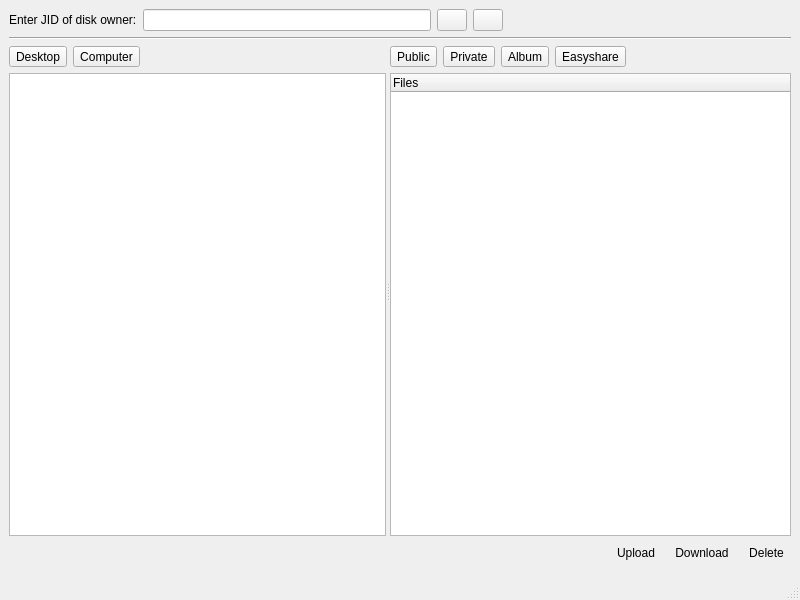
<ui version="4.0" >
 <class>MainWindow</class>
 <widget class="QMainWindow" name="MainWindow" >
  <property name="geometry" >
   <rect>
    <x>0</x>
    <y>0</y>
    <width>800</width>
    <height>600</height>
   </rect>
  </property>
  <property name="windowTitle" >
   <string>MainWindow</string>
  </property>
  <widget class="QWidget" name="centralwidget" >
   <property name="geometry" >
    <rect>
     <x>0</x>
     <y>0</y>
     <width>800</width>
     <height>581</height>
    </rect>
   </property>
   <layout class="QGridLayout" name="gridLayout_3" >
    <item row="0" column="0" >
     <layout class="QHBoxLayout" name="horizontalLayout_2" >
      <item>
       <widget class="QLabel" name="label_description" >
        <property name="text" >
         <string>Enter JID of disk owner:</string>
        </property>
       </widget>
      </item>
      <item>
       <widget class="QLineEdit" name="line_jid" >
        <property name="minimumSize" >
         <size>
          <width>0</width>
          <height>0</height>
         </size>
        </property>
       </widget>
      </item>
      <item>
       <widget class="QPushButton" name="showMiniRoster" >
        <property name="maximumSize" >
         <size>
          <width>30</width>
          <height>16777215</height>
         </size>
        </property>
        <property name="icon" >
         <iconset>
          <normaloff>view-refresh.png</normaloff>view-refresh.png</iconset>
        </property>
       </widget>
      </item>
      <item>
       <widget class="QPushButton" name="buttonHome" >
        <property name="maximumSize" >
         <size>
          <width>30</width>
          <height>16777215</height>
         </size>
        </property>
        <property name="text" >
         <string/>
        </property>
        <property name="icon" >
         <iconset>
          <normaloff>home.png</normaloff>home.png</iconset>
        </property>
       </widget>
      </item>
      <item>
       <spacer name="horizontalSpacer_4" >
        <property name="orientation" >
         <enum>Qt::Horizontal</enum>
        </property>
        <property name="sizeHint" stdset="0" >
         <size>
          <width>138</width>
          <height>20</height>
         </size>
        </property>
       </spacer>
      </item>
     </layout>
    </item>
    <item row="1" column="0" >
     <widget class="Line" name="line" >
      <property name="orientation" >
       <enum>Qt::Horizontal</enum>
      </property>
     </widget>
    </item>
    <item row="2" column="0" >
     <widget class="QSplitter" name="splitter" >
      <property name="sizePolicy" >
       <sizepolicy vsizetype="Expanding" hsizetype="Expanding" >
        <horstretch>0</horstretch>
        <verstretch>0</verstretch>
       </sizepolicy>
      </property>
      <property name="orientation" >
       <enum>Qt::Horizontal</enum>
      </property>
      <widget class="QWidget" name="layoutWidget_3" >
       <layout class="QGridLayout" name="gridLayout" >
        <item row="0" column="0" >
         <widget class="QToolButton" name="desktop" >
          <property name="text" >
           <string>Desktop</string>
          </property>
         </widget>
        </item>
        <item row="0" column="1" >
         <widget class="QToolButton" name="computer" >
          <property name="text" >
           <string>Computer</string>
          </property>
         </widget>
        </item>
        <item row="0" column="2" >
         <spacer name="horizontalSpacer" >
          <property name="orientation" >
           <enum>Qt::Horizontal</enum>
          </property>
          <property name="sizeHint" stdset="0" >
           <size>
            <width>128</width>
            <height>20</height>
           </size>
          </property>
         </spacer>
        </item>
        <item row="1" column="0" colspan="3" >
         <widget class="QTreeView" name="left" />
        </item>
       </layout>
      </widget>
      <widget class="QWidget" name="layoutWidget_4" >
       <layout class="QGridLayout" name="gridLayout_2" >
        <item row="0" column="4" >
         <spacer name="horizontalSpacer_2" >
          <property name="orientation" >
           <enum>Qt::Horizontal</enum>
          </property>
          <property name="sizeHint" stdset="0" >
           <size>
            <width>40</width>
            <height>20</height>
           </size>
          </property>
         </spacer>
        </item>
        <item row="0" column="0" >
         <widget class="QToolButton" name="publicButton" >
          <property name="text" >
           <string>Public</string>
          </property>
         </widget>
        </item>
        <item row="0" column="1" >
         <widget class="QToolButton" name="privateButton" >
          <property name="text" >
           <string>Private</string>
          </property>
         </widget>
        </item>
        <item row="0" column="2" >
         <widget class="QToolButton" name="album" >
          <property name="text" >
           <string>Album</string>
          </property>
         </widget>
        </item>
        <item row="0" column="3" >
         <widget class="QToolButton" name="easyshare" >
          <property name="text" >
           <string>Easyshare</string>
          </property>
         </widget>
        </item>
        <item row="1" column="0" colspan="5" >
         <widget class="QTreeWidget" name="right" >
          <column>
           <property name="text" >
            <string>Files</string>
           </property>
          </column>
         </widget>
        </item>
       </layout>
      </widget>
     </widget>
    </item>
    <item row="3" column="0" >
     <layout class="QHBoxLayout" name="horizontalLayout" >
      <item>
       <spacer name="horizontalSpacer_3" >
        <property name="orientation" >
         <enum>Qt::Horizontal</enum>
        </property>
        <property name="sizeHint" stdset="0" >
         <size>
          <width>318</width>
          <height>20</height>
         </size>
        </property>
       </spacer>
      </item>
      <item>
       <widget class="QToolButton" name="buttonUpload" >
        <property name="text" >
         <string>Upload</string>
        </property>
        <property name="icon" >
         <iconset>
          <normaloff>upload.png</normaloff>upload.png</iconset>
        </property>
        <property name="iconSize" >
         <size>
          <width>32</width>
          <height>32</height>
         </size>
        </property>
        <property name="toolButtonStyle" >
         <enum>Qt::ToolButtonTextBesideIcon</enum>
        </property>
        <property name="autoRaise" >
         <bool>true</bool>
        </property>
       </widget>
      </item>
      <item>
       <widget class="QToolButton" name="buttonDownload" >
        <property name="text" >
         <string>Download</string>
        </property>
        <property name="icon" >
         <iconset>
          <normaloff>document-save.png</normaloff>document-save.png</iconset>
        </property>
        <property name="iconSize" >
         <size>
          <width>32</width>
          <height>32</height>
         </size>
        </property>
        <property name="toolButtonStyle" >
         <enum>Qt::ToolButtonTextBesideIcon</enum>
        </property>
        <property name="autoRaise" >
         <bool>true</bool>
        </property>
       </widget>
      </item>
      <item>
       <widget class="QToolButton" name="buttonDelete" >
        <property name="text" >
         <string>Delete</string>
        </property>
        <property name="icon" >
         <iconset>
          <normaloff>edit-delete.png</normaloff>edit-delete.png</iconset>
        </property>
        <property name="iconSize" >
         <size>
          <width>32</width>
          <height>32</height>
         </size>
        </property>
        <property name="toolButtonStyle" >
         <enum>Qt::ToolButtonTextBesideIcon</enum>
        </property>
        <property name="autoRaise" >
         <bool>true</bool>
        </property>
       </widget>
      </item>
     </layout>
    </item>
    <item row="4" column="0" >
     <widget class="QWidget" native="1" name="statis" />
    </item>
   </layout>
  </widget>
  <widget class="QStatusBar" name="statusbar" >
   <property name="geometry" >
    <rect>
     <x>0</x>
     <y>581</y>
     <width>800</width>
     <height>19</height>
    </rect>
   </property>
  </widget>
 </widget>
 <resources/>
 <connections/>
</ui>
